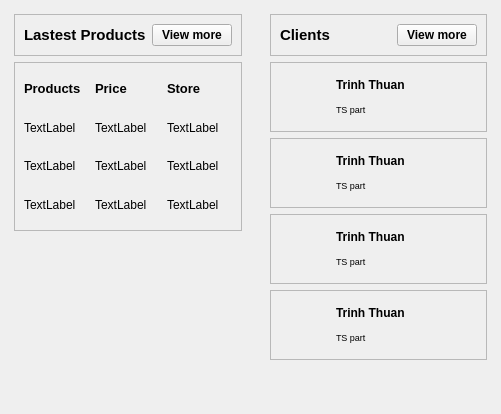
        <widget class="QWidget" name="mainFrame" native="true">
         <property name="sizePolicy">
          <sizepolicy hsizetype="Preferred" vsizetype="Expanding">
           <horstretch>0</horstretch>
           <verstretch>0</verstretch>
          </sizepolicy>
         </property>
         <layout class="QHBoxLayout" name="horizontalLayout_12">
          <property name="spacing">
           <number>10</number>
          </property>
          <property name="leftMargin">
           <number>5</number>
          </property>
          <property name="topMargin">
           <number>5</number>
          </property>
          <property name="rightMargin">
           <number>5</number>
          </property>
          <property name="bottomMargin">
           <number>5</number>
          </property>
          <item>
           <widget class="QWidget" name="widget_4" native="true">
            <layout class="QVBoxLayout" name="verticalLayout_6">
             <item alignment="Qt::AlignTop">
              <widget class="QFrame" name="frame_5">
               <property name="frameShape">
                <enum>QFrame::StyledPanel</enum>
               </property>
               <property name="frameShadow">
                <enum>QFrame::Raised</enum>
               </property>
               <layout class="QHBoxLayout" name="horizontalLayout_13">
                <item alignment="Qt::AlignLeft">
                 <widget class="QLabel" name="label_14">
                  <property name="font">
                   <font>
                    <pointsize>11</pointsize>
                    <weight>75</weight>
                    <bold>true</bold>
                   </font>
                  </property>
                  <property name="text">
                   <string>Lastest Products</string>
                  </property>
                 </widget>
                </item>
                <item alignment="Qt::AlignRight">
                 <widget class="QPushButton" name="viewMoreBtn">
                  <property name="font">
                   <font>
                    <weight>75</weight>
                    <bold>true</bold>
                   </font>
                  </property>
                  <property name="text">
                   <string>View more</string>
                  </property>
                  <property name="icon">
                   <iconset resource="resources.qrc">
                    <normaloff>:/whiteIcon/assets/icons/whiteIcon/arrow-right.svg</normaloff>:/whiteIcon/assets/icons/whiteIcon/arrow-right.svg</iconset>
                  </property>
                  <property name="iconSize">
                   <size>
                    <width>24</width>
                    <height>24</height>
                   </size>
                  </property>
                 </widget>
                </item>
               </layout>
              </widget>
             </item>
             <item>
              <widget class="QFrame" name="frame_6">
               <property name="sizePolicy">
                <sizepolicy hsizetype="Preferred" vsizetype="Expanding">
                 <horstretch>0</horstretch>
                 <verstretch>0</verstretch>
                </sizepolicy>
               </property>
               <property name="frameShape">
                <enum>QFrame::StyledPanel</enum>
               </property>
               <property name="frameShadow">
                <enum>QFrame::Raised</enum>
               </property>
               <layout class="QGridLayout" name="gridLayout">
                <item row="1" column="3">
                 <widget class="QLabel" name="label_20">
                  <property name="text">
                   <string>TextLabel</string>
                  </property>
                 </widget>
                </item>
                <item row="1" column="1">
                 <widget class="QLabel" name="label_18">
                  <property name="text">
                   <string>TextLabel</string>
                  </property>
                 </widget>
                </item>
                <item row="2" column="3">
                 <widget class="QLabel" name="label_23">
                  <property name="text">
                   <string>TextLabel</string>
                  </property>
                 </widget>
                </item>
                <item row="0" column="3">
                 <widget class="QLabel" name="label_17">
                  <property name="font">
                   <font>
                    <pointsize>10</pointsize>
                    <weight>75</weight>
                    <bold>true</bold>
                   </font>
                  </property>
                  <property name="text">
                   <string>Store</string>
                  </property>
                 </widget>
                </item>
                <item row="1" column="2">
                 <widget class="QLabel" name="label_19">
                  <property name="text">
                   <string>TextLabel</string>
                  </property>
                 </widget>
                </item>
                <item row="2" column="2">
                 <widget class="QLabel" name="label_22">
                  <property name="text">
                   <string>TextLabel</string>
                  </property>
                 </widget>
                </item>
                <item row="0" column="1">
                 <widget class="QLabel" name="label_15">
                  <property name="font">
                   <font>
                    <pointsize>10</pointsize>
                    <weight>75</weight>
                    <bold>true</bold>
                   </font>
                  </property>
                  <property name="text">
                   <string>Products</string>
                  </property>
                 </widget>
                </item>
                <item row="2" column="1">
                 <widget class="QLabel" name="label_21">
                  <property name="text">
                   <string>TextLabel</string>
                  </property>
                 </widget>
                </item>
                <item row="0" column="2">
                 <widget class="QLabel" name="label_16">
                  <property name="font">
                   <font>
                    <pointsize>10</pointsize>
                    <weight>75</weight>
                    <bold>true</bold>
                   </font>
                  </property>
                  <property name="text">
                   <string>Price</string>
                  </property>
                 </widget>
                </item>
                <item row="3" column="1">
                 <widget class="QLabel" name="label_24">
                  <property name="text">
                   <string>TextLabel</string>
                  </property>
                 </widget>
                </item>
                <item row="3" column="2">
                 <widget class="QLabel" name="label_25">
                  <property name="text">
                   <string>TextLabel</string>
                  </property>
                 </widget>
                </item>
                <item row="3" column="3">
                 <widget class="QLabel" name="label_26">
                  <property name="text">
                   <string>TextLabel</string>
                  </property>
                 </widget>
                </item>
               </layout>
              </widget>
             </item>
             <item>
              <spacer name="verticalSpacer">
               <property name="orientation">
                <enum>Qt::Vertical</enum>
               </property>
               <property name="sizeHint" stdset="0">
                <size>
                 <width>20</width>
                 <height>40</height>
                </size>
               </property>
              </spacer>
             </item>
            </layout>
           </widget>
          </item>
          <item>
           <widget class="QWidget" name="widget_5" native="true">
            <layout class="QVBoxLayout" name="verticalLayout_7">
             <item alignment="Qt::AlignTop">
              <widget class="QFrame" name="frame_7">
               <property name="frameShape">
                <enum>QFrame::StyledPanel</enum>
               </property>
               <property name="frameShadow">
                <enum>QFrame::Raised</enum>
               </property>
               <layout class="QHBoxLayout" name="horizontalLayout_14">
                <item alignment="Qt::AlignLeft">
                 <widget class="QLabel" name="label_27">
                  <property name="font">
                   <font>
                    <pointsize>11</pointsize>
                    <weight>75</weight>
                    <bold>true</bold>
                   </font>
                  </property>
                  <property name="text">
                   <string>Clients</string>
                  </property>
                 </widget>
                </item>
                <item alignment="Qt::AlignRight">
                 <widget class="QPushButton" name="viewMoreBtn2">
                  <property name="font">
                   <font>
                    <weight>75</weight>
                    <bold>true</bold>
                   </font>
                  </property>
                  <property name="text">
                   <string>View more</string>
                  </property>
                  <property name="icon">
                   <iconset resource="resources.qrc">
                    <normaloff>:/whiteIcon/assets/icons/whiteIcon/arrow-right.svg</normaloff>:/whiteIcon/assets/icons/whiteIcon/arrow-right.svg</iconset>
                  </property>
                  <property name="iconSize">
                   <size>
                    <width>24</width>
                    <height>24</height>
                   </size>
                  </property>
                 </widget>
                </item>
               </layout>
              </widget>
             </item>
             <item alignment="Qt::AlignTop">
              <widget class="QFrame" name="frame_10">
               <property name="frameShape">
                <enum>QFrame::StyledPanel</enum>
               </property>
               <property name="frameShadow">
                <enum>QFrame::Raised</enum>
               </property>
               <layout class="QHBoxLayout" name="horizontalLayout_17">
                <item>
                 <widget class="QLabel" name="label_36">
                  <property name="minimumSize">
                   <size>
                    <width>50</width>
                    <height>50</height>
                   </size>
                  </property>
                  <property name="maximumSize">
                   <size>
                    <width>50</width>
                    <height>50</height>
                   </size>
                  </property>
                  <property name="text">
                   <string/>
                  </property>
                  <property name="pixmap">
                   <pixmap resource="resources.qrc">:/images/assets/images/Pro.jpg</pixmap>
                  </property>
                  <property name="scaledContents">
                   <bool>true</bool>
                  </property>
                 </widget>
                </item>
                <item>
                 <widget class="QLabel" name="label_37">
                  <property name="text">
                   <string>&lt;html&gt;&lt;head/&gt;&lt;body&gt;&lt;p&gt;&lt;span style=&quot; font-weight:600;&quot;&gt;Trinh Thuan&lt;/span&gt;&lt;/p&gt;&lt;p&gt;&lt;span style=&quot; font-size:7pt;&quot;&gt;TS part&lt;/span&gt;&lt;/p&gt;&lt;/body&gt;&lt;/html&gt;</string>
                  </property>
                 </widget>
                </item>
                <item>
                 <widget class="QLabel" name="label_38">
                  <property name="minimumSize">
                   <size>
                    <width>30</width>
                    <height>30</height>
                   </size>
                  </property>
                  <property name="maximumSize">
                   <size>
                    <width>30</width>
                    <height>30</height>
                   </size>
                  </property>
                  <property name="text">
                   <string/>
                  </property>
                  <property name="pixmap">
                   <pixmap resource="resources.qrc">:/blueIcon/assets/icons/blueIcon/message-circle.svg</pixmap>
                  </property>
                  <property name="scaledContents">
                   <bool>true</bool>
                  </property>
                 </widget>
                </item>
                <item>
                 <widget class="QLabel" name="label_39">
                  <property name="minimumSize">
                   <size>
                    <width>30</width>
                    <height>30</height>
                   </size>
                  </property>
                  <property name="maximumSize">
                   <size>
                    <width>30</width>
                    <height>30</height>
                   </size>
                  </property>
                  <property name="text">
                   <string/>
                  </property>
                  <property name="pixmap">
                   <pixmap resource="resources.qrc">:/blueIcon/assets/icons/blueIcon/phone-call.svg</pixmap>
                  </property>
                  <property name="scaledContents">
                   <bool>true</bool>
                  </property>
                 </widget>
                </item>
               </layout>
              </widget>
             </item>
             <item alignment="Qt::AlignTop">
              <widget class="QFrame" name="frame_11">
               <property name="frameShape">
                <enum>QFrame::StyledPanel</enum>
               </property>
               <property name="frameShadow">
                <enum>QFrame::Raised</enum>
               </property>
               <layout class="QHBoxLayout" name="horizontalLayout_18">
                <item>
                 <widget class="QLabel" name="label_40">
                  <property name="minimumSize">
                   <size>
                    <width>50</width>
                    <height>50</height>
                   </size>
                  </property>
                  <property name="maximumSize">
                   <size>
                    <width>50</width>
                    <height>50</height>
                   </size>
                  </property>
                  <property name="text">
                   <string/>
                  </property>
                  <property name="pixmap">
                   <pixmap resource="resources.qrc">:/images/assets/images/Pro.jpg</pixmap>
                  </property>
                  <property name="scaledContents">
                   <bool>true</bool>
                  </property>
                 </widget>
                </item>
                <item>
                 <widget class="QLabel" name="label_41">
                  <property name="text">
                   <string>&lt;html&gt;&lt;head/&gt;&lt;body&gt;&lt;p&gt;&lt;span style=&quot; font-weight:600;&quot;&gt;Trinh Thuan&lt;/span&gt;&lt;/p&gt;&lt;p&gt;&lt;span style=&quot; font-size:7pt;&quot;&gt;TS part&lt;/span&gt;&lt;/p&gt;&lt;/body&gt;&lt;/html&gt;</string>
                  </property>
                 </widget>
                </item>
                <item>
                 <widget class="QLabel" name="label_42">
                  <property name="minimumSize">
                   <size>
                    <width>30</width>
                    <height>30</height>
                   </size>
                  </property>
                  <property name="maximumSize">
                   <size>
                    <width>30</width>
                    <height>30</height>
                   </size>
                  </property>
                  <property name="text">
                   <string/>
                  </property>
                  <property name="pixmap">
                   <pixmap resource="resources.qrc">:/blueIcon/assets/icons/blueIcon/message-circle.svg</pixmap>
                  </property>
                  <property name="scaledContents">
                   <bool>true</bool>
                  </property>
                 </widget>
                </item>
                <item>
                 <widget class="QLabel" name="label_43">
                  <property name="minimumSize">
                   <size>
                    <width>30</width>
                    <height>30</height>
                   </size>
                  </property>
                  <property name="maximumSize">
                   <size>
                    <width>30</width>
                    <height>30</height>
                   </size>
                  </property>
                  <property name="text">
                   <string/>
                  </property>
                  <property name="pixmap">
                   <pixmap resource="resources.qrc">:/blueIcon/assets/icons/blueIcon/phone-call.svg</pixmap>
                  </property>
                  <property name="scaledContents">
                   <bool>true</bool>
                  </property>
                 </widget>
                </item>
               </layout>
              </widget>
             </item>
             <item>
              <widget class="QFrame" name="frame_8">
               <property name="frameShape">
                <enum>QFrame::StyledPanel</enum>
               </property>
               <property name="frameShadow">
                <enum>QFrame::Raised</enum>
               </property>
               <layout class="QHBoxLayout" name="horizontalLayout_15">
                <item>
                 <widget class="QLabel" name="label_28">
                  <property name="minimumSize">
                   <size>
                    <width>50</width>
                    <height>50</height>
                   </size>
                  </property>
                  <property name="maximumSize">
                   <size>
                    <width>50</width>
                    <height>50</height>
                   </size>
                  </property>
                  <property name="text">
                   <string/>
                  </property>
                  <property name="pixmap">
                   <pixmap resource="resources.qrc">:/images/assets/images/Pro.jpg</pixmap>
                  </property>
                  <property name="scaledContents">
                   <bool>true</bool>
                  </property>
                 </widget>
                </item>
                <item>
                 <widget class="QLabel" name="label_29">
                  <property name="text">
                   <string>&lt;html&gt;&lt;head/&gt;&lt;body&gt;&lt;p&gt;&lt;span style=&quot; font-weight:600;&quot;&gt;Trinh Thuan&lt;/span&gt;&lt;/p&gt;&lt;p&gt;&lt;span style=&quot; font-size:7pt;&quot;&gt;TS part&lt;/span&gt;&lt;/p&gt;&lt;/body&gt;&lt;/html&gt;</string>
                  </property>
                 </widget>
                </item>
                <item>
                 <widget class="QLabel" name="label_30">
                  <property name="minimumSize">
                   <size>
                    <width>30</width>
                    <height>30</height>
                   </size>
                  </property>
                  <property name="maximumSize">
                   <size>
                    <width>30</width>
                    <height>30</height>
                   </size>
                  </property>
                  <property name="text">
                   <string/>
                  </property>
                  <property name="pixmap">
                   <pixmap resource="resources.qrc">:/blueIcon/assets/icons/blueIcon/message-circle.svg</pixmap>
                  </property>
                  <property name="scaledContents">
                   <bool>true</bool>
                  </property>
                 </widget>
                </item>
                <item>
                 <widget class="QLabel" name="label_31">
                  <property name="minimumSize">
                   <size>
                    <width>30</width>
                    <height>30</height>
                   </size>
                  </property>
                  <property name="maximumSize">
                   <size>
                    <width>30</width>
                    <height>30</height>
                   </size>
                  </property>
                  <property name="text">
                   <string/>
                  </property>
                  <property name="pixmap">
                   <pixmap resource="resources.qrc">:/blueIcon/assets/icons/blueIcon/phone-call.svg</pixmap>
                  </property>
                  <property name="scaledContents">
                   <bool>true</bool>
                  </property>
                 </widget>
                </item>
               </layout>
              </widget>
             </item>
             <item alignment="Qt::AlignTop">
              <widget class="QFrame" name="frame_9">
               <property name="frameShape">
                <enum>QFrame::StyledPanel</enum>
               </property>
               <property name="frameShadow">
                <enum>QFrame::Raised</enum>
               </property>
               <layout class="QHBoxLayout" name="horizontalLayout_16">
                <item>
                 <widget class="QLabel" name="label_32">
                  <property name="minimumSize">
                   <size>
                    <width>50</width>
                    <height>50</height>
                   </size>
                  </property>
                  <property name="maximumSize">
                   <size>
                    <width>50</width>
                    <height>50</height>
                   </size>
                  </property>
                  <property name="text">
                   <string/>
                  </property>
                  <property name="pixmap">
                   <pixmap resource="resources.qrc">:/images/assets/images/Pro.jpg</pixmap>
                  </property>
                  <property name="scaledContents">
                   <bool>true</bool>
                  </property>
                 </widget>
                </item>
                <item>
                 <widget class="QLabel" name="label_33">
                  <property name="text">
                   <string>&lt;html&gt;&lt;head/&gt;&lt;body&gt;&lt;p&gt;&lt;span style=&quot; font-weight:600;&quot;&gt;Trinh Thuan&lt;/span&gt;&lt;/p&gt;&lt;p&gt;&lt;span style=&quot; font-size:7pt;&quot;&gt;TS part&lt;/span&gt;&lt;/p&gt;&lt;/body&gt;&lt;/html&gt;</string>
                  </property>
                 </widget>
                </item>
                <item>
                 <widget class="QLabel" name="label_34">
                  <property name="minimumSize">
                   <size>
                    <width>30</width>
                    <height>30</height>
                   </size>
                  </property>
                  <property name="maximumSize">
                   <size>
                    <width>30</width>
                    <height>30</height>
                   </size>
                  </property>
                  <property name="text">
                   <string/>
                  </property>
                  <property name="pixmap">
                   <pixmap resource="resources.qrc">:/blueIcon/assets/icons/blueIcon/message-circle.svg</pixmap>
                  </property>
                  <property name="scaledContents">
                   <bool>true</bool>
                  </property>
                 </widget>
                </item>
                <item>
                 <widget class="QLabel" name="label_35">
                  <property name="minimumSize">
                   <size>
                    <width>30</width>
                    <height>30</height>
                   </size>
                  </property>
                  <property name="maximumSize">
                   <size>
                    <width>30</width>
                    <height>30</height>
                   </size>
                  </property>
                  <property name="text">
                   <string/>
                  </property>
                  <property name="pixmap">
                   <pixmap resource="resources.qrc">:/blueIcon/assets/icons/blueIcon/phone-call.svg</pixmap>
                  </property>
                  <property name="scaledContents">
                   <bool>true</bool>
                  </property>
                 </widget>
                </item>
               </layout>
              </widget>
             </item>
             <item>
              <spacer name="verticalSpacer_3">
               <property name="orientation">
                <enum>Qt::Vertical</enum>
               </property>
               <property name="sizeHint" stdset="0">
                <size>
                 <width>20</width>
                 <height>40</height>
                </size>
               </property>
              </spacer>
             </item>
            </layout>
           </widget>
          </item>
         </layout>
        </widget>
